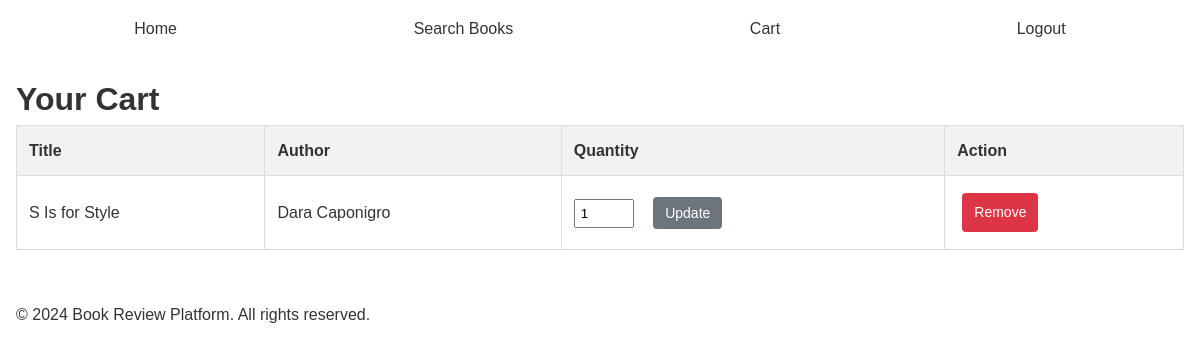
/cart (signed in), run on the app's committed database.
### app/models.py (models this page shows)
class CartItem(db.Model):
    id = db.Column(db.Integer, primary_key=True)
    user_id = db.Column(db.Integer, db.ForeignKey('user.id'))
    book_id = db.Column(db.String(64), db.ForeignKey('book.id'))
    quantity = db.Column(db.Integer, default=1)
    book = db.relationship('Book')

class Book(db.Model):
    id = db.Column(db.String(64), primary_key=True)
    title = db.Column(db.String(200), nullable=False)
    authors = db.Column(db.String(200))
    published_date = db.Column(db.String(20))
    description = db.Column(db.Text)
    image_link = db.Column(db.String(200))

### app/routes/cart.py (the view)
@bp.route('/cart')
@login_required
def view_cart():
    cart_items = CartItem.query.filter_by(user_id=current_user.id).all()
    return render_template('cart/view.html', cart_items=cart_items)

### app/models.py (called while the page is built)
@login_manager.user_loader
def load_user(id):
    return User.query.get(int(id))

### app/templates/cart/view.html (shortened to what this page needs)
{% extends "base.html" %}
{% block content %}
    <h1>Your Cart</h1>
    {% if cart_items %}
        <table class="cart-table">
            <thead>
                <tr>
                    <th>Title</th>
                    <th>Author</th>
                    <th>Quantity</th>
                    <th>Action</th>
                </tr>
            </thead>
            <tbody>
                {% for item in cart_items %}
                    <tr>
                        <td>{{ item.book.title }}</td>
                        <td>{{ item.book.authors }}</td>
                        <td>
                            <form action="{{ url_for('cart.update_quantity', item_id=item.id) }}" method="post">
                                <input type="number" name="quantity" value="{{ item.quantity }}" min="1" required>
                                <button type="submit" class="btn btn-secondary">Update</button>
                            </form>
                        </td>
                        <td>
                            <a href="{{ url_for('cart.remove_from_cart', item_id=item.id) }}" class="btn btn-danger">Remove</a>
                        </td>
                    </tr>
                {% endfor %}
            </tbody>
        </table>
    {% else %}
        <p>Your cart is empty. <a href="{{ url_for('books.search') }}">Start shopping</a></p>
    {% endif %}
{% endblock %}

### app/static/css/main.css (style rules this page uses)
* { margin: 0; padding: 0; box-sizing: border-box; }
body { font-family: Arial, sans-serif; line-height: 1.6; color: #333; }
.btn { display: inline-block; padding: 0.5rem 1rem; background-color: #007bff; color: white; text-decoration: none; border-radius: 4px; border: none; cursor: pointer; }
.btn-secondary { background-color: #6c757d; }
.btn-danger { background-color: #dc3545; }
.cart-table { width: 100%; border-collapse: collapse; }
.cart-table th, .cart-table td { padding: 0.5rem; border: 1px solid #ddd; }
.cart-table { width: 100%; border-collapse: collapse; margin-bottom: 20px; }
.cart-table th, .cart-table td { border: 1px solid #ddd; padding: 12px; text-align: left; }
.cart-table th { background-color: #f2f2f2; }
.cart-table input[type="number"] { width: 60px; padding: 5px; margin-right: 10px; }
.btn { display: inline-block; padding: 8px 12px; margin: 5px; border: none; border-radius: 4px; cursor: pointer; text-decoration: none; font-size: 14px; }
.btn-secondary { background-color: #6c757d; color: white; }
.btn-danger { background-color: #dc3545; color: white; }

### data on the page
CartItem: book "S Is for Style", book.authors "Dara Caponigro", quantity "1"
